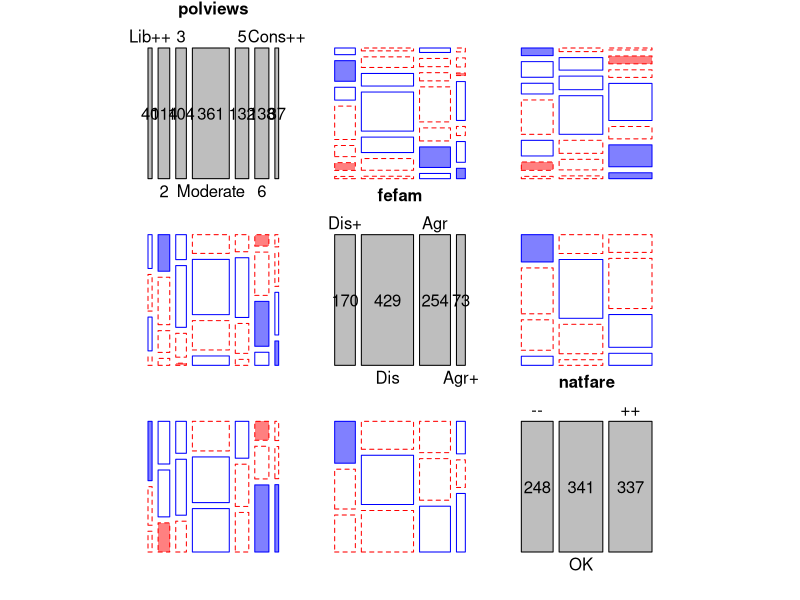
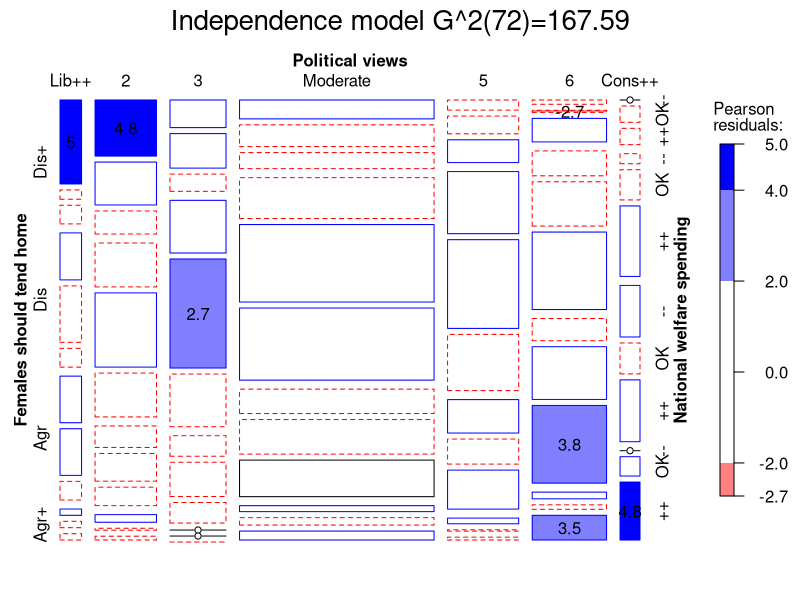

These figures' R source, in order: (Note: this script raises an error after producing the figures.)
# Wong3-1  Political views, support for women to work and national welfare spending

library(vcdExtra)
# Data from Wong, R. (2010), Association Models, Los Angeles: Sage, Number 07-164
#      Table 3.1, from the General Social Survey, 2006.
# Questions:
#   polviews:  Think of self as liberal or conservative
#   fefam:     Better for men to work and women to tend home
#   natfare:   National welfare spending: too little, about right, too much

# Table 3.1
Freq<-c( 9, 5, 5, 1,    1, 6, 5, 1,    2, 2, 2, 1,
        17,13, 7, 4,   13,22, 9, 1,    7,13, 6, 2,
         8,14, 6, 0,   10,29,10, 0,    5,14, 6, 2,
        20,38,24, 8,   23,72,34,10,   17,67,36,12,
         4,21,12, 4,    7,30, 9, 1,    9,19,14, 2,
         2, 9, 8, 3,    1,16,19, 2,   11,28,28,11,
         0, 1, 5, 0,    2, 3, 3, 2,    2, 7, 6, 6)

polviews<-gl(7,4*3)
fefam<-gl(4,1,length=7*4*3)
natfare<-gl(3,4,length=7*4*3)

long.vnames <- list(set_varnames = c(polviews="Political views", fefam="Females should tend home",
                                     natfare="National welfare spending"))
long.lnames <- list(polviews = c("Lib++", "2", "3", "Moderate", "5", "6", "Cons++"),
                    fefam = c("Dis+", "Dis", "Agr", "Agr+"),
                    natfare = c("--", "OK", "++")
                    )


############################################
Wong31 <- data.frame(Freq, polviews, fefam, natfare)

Wong31.xtab <- xtabs(Freq ~ polviews+fefam+natfare, data=Wong31)
dimnames(Wong31.xtab) <- long.lnames

# Quick look at all pairwise associations
pairs(Wong31.xtab, gp=shading_Friendly, diag_panel=pairs_diagonal_mosaic)

############################################
# Model 1 - Independence Model
Wong31.O<-gnm(Freq~polviews+fefam+natfare,family=poisson, data=Wong31)
summary(Wong31.O)

mosaic(Wong31.O, main=paste("Independence model",modFit(Wong31.O)),
	labeling_args=long.vnames, set_labels=long.lnames,
	split_vertical=c(TRUE, FALSE, FALSE),
	labeling=labeling_residuals, suppress=2, gp=shading_Friendly)


############################################
# NB: add1 doesn't work with gnm() objects.  Re-fit using glm()
Wong31.O<-glm(Freq~polviews+fefam+natfare,family=poisson, data=Wong31)

# consider all two-way terms
add1(Wong31.O, ~.+(polviews + fefam + natfare)^2, test="Chisq")

# same result with MASS::addterm
addterm(Wong31.O, ~.+(polviews + fefam + natfare)^2, test="Chisq")

# or, start with saturated model and drop terms
Wong31.sat<-glm(Freq~polviews*fefam*natfare, family=poisson, data=Wong31)
drop1(Wong31.sat, test="Chisq")


############################################
# Model 2 - Full Two-way Interaction

Wong31.twoway <- update(Wong31.O, ~ .^2)
summary(Wong31.twoway)

mosaic(Wong31.twoway, main=paste("All two-way model", modFit(Wong31.twoway)),
	labeling_args=long.vnames, set_labels=long.lnames,
	split_vertical=c(TRUE, FALSE, FALSE),
	labeling=labeling_residuals, suppress=1, gp=shading_Friendly)


############################################
# Model 3 - Conditional Independence on polviews
Wong31.cond1 <- glm(Freq~polviews * (fefam + natfare), family=poisson)
summary(Wong31.cond1)

mosaic(Wong31.cond1, main=paste("Cond1: ~P * (F+N)", modFit(Wong31.cond1)),
	labeling_args=long.vnames, set_labels=long.lnames,
	split_vertical=c(TRUE, FALSE, FALSE),
	labeling=labeling_residuals, suppress=1, gp=shading_Friendly)

############################################
# Model 4 - Conditional Independence on fefam
Wong31.cond2 <- glm(Freq~polviews*fefam + fefam*natfare,family=poisson)
summary(Wong31.cond2)

mosaic(Wong31.cond2, main=paste("Cond2: ~F * (P+N)", modFit(Wong31.cond2)),
	labeling_args=long.vnames, set_labels=long.lnames,
	split_vertical=c(TRUE, FALSE, FALSE),
	labeling=labeling_residuals, suppress=1, gp=shading_Friendly)

############################################
# Model 5 - Conditional Independence on natfare
Wong31.cond3<-glm(Freq~fefam*natfare+polviews*natfare,family=poisson)
summary(Wong31.cond3)

mosaic(Wong31.cond3, main=paste("Cond2: ~N * (F+N)", modFit(Wong31.cond3)),
	labeling_args=long.vnames, set_labels=long.lnames,
	split_vertical=c(TRUE, FALSE, FALSE),
	labeling=labeling_residuals, suppress=1, gp=shading_Friendly)

anova(Wong31.O,  Wong31.cond3, Wong31.cond2, Wong31.cond1,Wong31.twoway, Wong31.sat)
